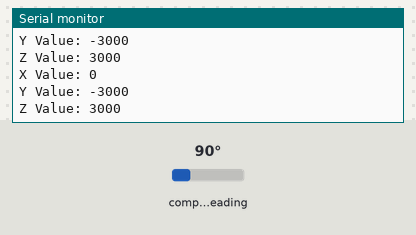
Bench run of a sketch on a simulated Arduino Uno, built with avr-gcc and run on an emulated ATmega328P. On the bench: the last lines printed to the serial monitor. Wiring (inferred from the names in the program): QMC5883L compass at I2C address 0x0D. The inputs (shaded band) are chosen by the test bench; at power-on: compass heading 90°.

Above: at 1.3 s.
1.4 s: compass heading set to 7°
At 1.83 s:
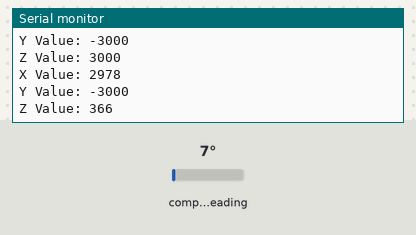
2.9 s: compass heading set to 180°
At 3.34 s:
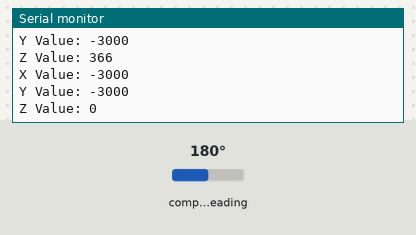
Timing chart, 0 to 5.9 s (numbered marks = the images above; inputs shaded):
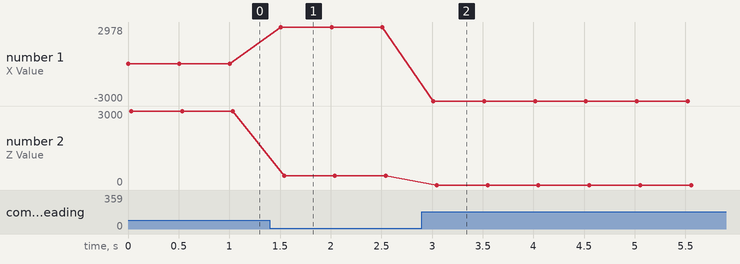

Measured:
- after the input at 1.4 s, the serial monitor: prints a new line after 0.11 s (image 1)
- after the input at 2.9 s, the serial monitor: prints a new line after 0.11 s (image 2)
- plotted number 1: 0 → 2978 after the input at 1.4 s
- plotted number 2: 3000 → 366 after the input at 1.4 s

The sketch:

test.ino
```cpp
#include <Wire.h> //I2C Arduino Library

#define addr 0x0D //I2C Address for The HMC5883

void setup() {

  Serial.begin(9600);
  Wire.begin();


  Wire.beginTransmission(addr); //start talking
  Wire.write(0x0B); // Tell the HMC5883 to Continuously Measure
  Wire.write(0x01); // Set the Register
  Wire.endTransmission();
  Wire.beginTransmission(addr); //start talking
  Wire.write(0x09); // Tell the HMC5883 to Continuously Measure
  Wire.write(0x1D); // Set the Register
  Wire.endTransmission();
}

void loop() {

  int x, y, z; //triple axis data

  //Tell the HMC what regist to begin writing data into


  Wire.beginTransmission(addr);
  Wire.write(0x00); //start with register 3.
  Wire.endTransmission();

  //Read the data.. 2 bytes for each axis.. 6 total bytes
  Wire.requestFrom(addr, 6);
  if (6 <= Wire.available()) {
    x = Wire.read(); //MSB  x
    x |= Wire.read() << 8; //LSB  x
    z = Wire.read(); //MSB  z
    z |= Wire.read() << 8; //LSB z
    y = Wire.read(); //MSB y
    y |= Wire.read() << 8; //LSB y
  }

  // Show Values
  Serial.print("X Value: ");
  Serial.println(x);
  Serial.print("Y Value: ");
  Serial.println(y);
  Serial.print("Z Value: ");
  Serial.println(z);
  Serial.println();

  delay(500);
}
```

MechaQMC5883.cpp
```cpp
#include "MechaQMC5883.h"

#include <Wire.h>

void MechaQMC5883::setAddress(uint8_t addr){
  address = addr;
}

void MechaQMC5883::WriteReg(byte Reg,byte val){
  Wire.beginTransmission(address); //start talking
  Wire.write(Reg); // Tell the HMC5883 to Continuously Measure
  Wire.write(val); // Set the Register
  Wire.endTransmission();
}

void MechaQMC5883::init(){
  WriteReg(0x0B,0x01);
  //Define Set/Reset period
  setMode(Mode_Continuous,ODR_200Hz,RNG_8G,OSR_512);
  /*
  Define
  OSR = 512
  Full Scale Range = 8G(Gauss)
  ODR = 200HZ
  set continuous measurement mode
  */
}

void MechaQMC5883::setMode(uint16_t mode,uint16_t odr,uint16_t rng,uint16_t osr){
  WriteReg(0x09,mode|odr|rng|osr);
}


void MechaQMC5883::softReset(){
  WriteReg(0x0A,0x80);
}

void MechaQMC5883::read(uint16_t* x,uint16_t* y,uint16_t* z){
  Wire.beginTransmission(address);
  Wire.write(0x00);
  Wire.endTransmission();
  Wire.requestFrom(address, 6);
  *x = Wire.read(); //LSB  x
  *x |= Wire.read() << 8; //MSB  x
  *y = Wire.read(); //LSB  z
  *y |= Wire.read() << 8; //MSB z
  *z = Wire.read(); //LSB y
  *z |= Wire.read() << 8; //MSB y
}

void MechaQMC5883::read(uint16_t* x,uint16_t* y,uint16_t* z,int* a){
  read(x,y,z);
  *a = azimuth(y,x);
}

void MechaQMC5883::read(uint16_t* x,uint16_t* y,uint16_t* z,float* a){
  read(x,y,z);
  *a = azimuth(y,x);
}


float MechaQMC5883::azimuth(uint16_t *a, uint16_t *b){
  float azimuth = atan2((int)*a,(int)*b) * 180.0/PI;
  return azimuth < 0?360 + azimuth:azimuth;
}
```

MechaQMC5883.h
```cpp
#ifndef Mecha_QMC5883
#define Mecha_QMC5883

#include "Arduino.h"
#include "Wire.h"

#define QMC5883_ADDR 0x0D


//REG CONTROL

//0x09

#define Mode_Standby    0b00000000
#define Mode_Continuous 0b00000001

#define ODR_10Hz        0b00000000
#define ODR_50Hz        0b00000100
#define ODR_100Hz       0b00001000
#define ODR_200Hz       0b00001100

#define RNG_2G          0b00000000
#define RNG_8G          0b00010000

#define OSR_512         0b00000000
#define OSR_256         0b01000000
#define OSR_128         0b10000000
#define OSR_64          0b11000000


class MechaQMC5883{
public:


void setAddress(uint8_t addr);

void init(); //init qmc5883

void setMode(uint16_t mode,uint16_t odr,uint16_t rng,uint16_t osr); // setting

void softReset(); //soft RESET

void read(uint16_t* x,uint16_t* y,uint16_t* z); //reading
void read(uint16_t* x,uint16_t* y,uint16_t* z,int* a);
void read(uint16_t* x,uint16_t* y,uint16_t* z,float* a);

float azimuth(uint16_t* a,uint16_t* b);

private:

void WriteReg(uint8_t Reg,uint8_t val);


uint8_t address = QMC5883_ADDR;

};


#endif
```
